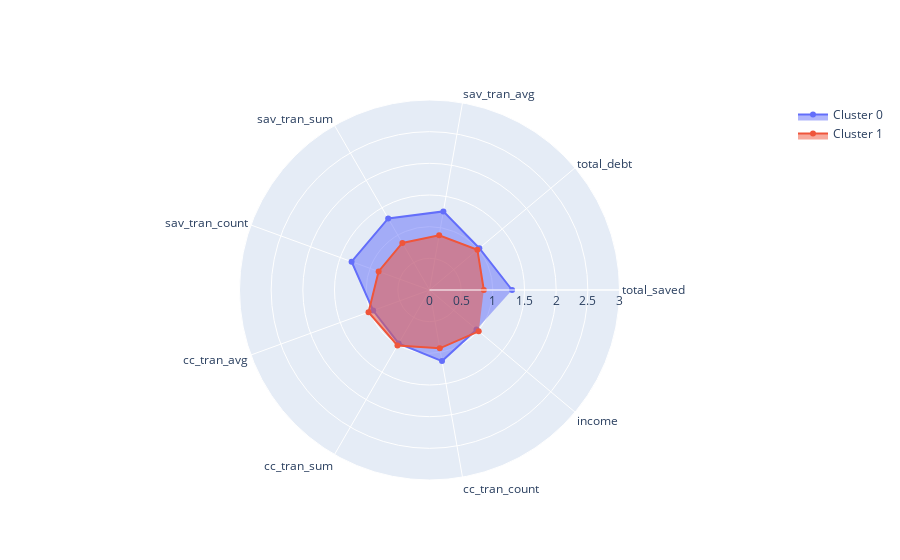

Notebook source saved alongside this figure:
### Code cell
import plotly.graph_objects as go

categories = df_radar.columns.to_list()
fig = go.Figure()

i=0
for index, series in df_radar.iterrows():
    r = []
    r.append(series.values)
    
    fig.add_trace(go.Scatterpolar(
        r=r[0],
        theta=categories,
        fill='toself',
        name=f'Cluster {i}'))
    i+=1

fig.update_layout(
  polar=dict(
    radialaxis=dict(
      visible=True,
      range=[0, 3]
    )),
  showlegend=True)
#fig.layout.polar.angularaxis.type="category" # more imperative style

fig.show()

### Figure 1 — Plotly figure (JSON) as saved in the notebook; plotly's stock layout.template omitted (floating-point values rounded to 4 significant figures)
{"data": [{"fill": "toself", "name": "Cluster 0", "r": [1.304, 1.027, 1.26, 1.304, 1.309, 0.9475, 0.9746, 1.139, 0.9693], "theta": ["total_saved", "total_debt", "sav_tran_avg", "sav_tran_sum", "sav_tran_count", "cc_tran_avg", "cc_tran_sum", "cc_tran_count", "income"], "type": "scatterpolar"}, {"fill": "toself", "name": "Cluster 1", "r": [0.8575, 0.9874, 0.878, 0.8575, 0.8551, 1.025, 1.012, 0.9347, 1.014], "theta": ["total_saved", "total_debt", "sav_tran_avg", "sav_tran_sum", "sav_tran_count", "cc_tran_avg", "cc_tran_sum", "cc_tran_count", "income"], "type": "scatterpolar"}], "layout": {"polar": {"radialaxis": {"range": [0, 3], "visible": true}}, "showlegend": true}}
